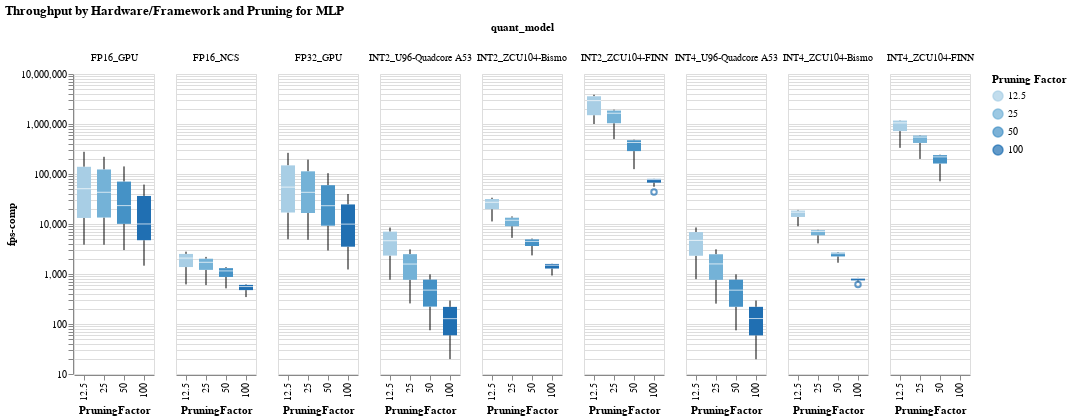

Notebook source saved alongside this figure:
### Code cell
#hide_input
#%run scripts/altair_plots.py  #run the plot script if it wasn't previously run
boxplot(mlp_df, "fps-comp", "Throughput by Hardware/Framework and Pruning for MLP")

### Figure 1 — Vega-Lite specification as saved in the notebook (floating-point values rounded to 4 significant figures; data arrays with more than 128 entries replaced by an {"elided": "..."} marker saying what was removed)
{"config": {"view": {"continuousWidth": 400, "continuousHeight": 300}}, "data": {"name": "data-3d024127f215fb3bd68c1406f0727150"}, "facet": {"column": {"type": "nominal", "field": "quant_model"}}, "spec": {"mark": "boxplot", "encoding": {"color": {"type": "ordinal", "field": "PruningFactor", "title": "Pruning Factor"}, "x": {"type": "ordinal", "field": "PruningFactor"}, "y": {"type": "quantitative", "field": "fps-comp", "scale": {"type": "log"}, "title": "fps-comp"}}, "selection": {"selector009": {"type": "interval", "bind": "scales", "encodings": ["x", "y"]}}}, "title": "Throughput by Hardware/Framework and Pruning for MLP", "$schema": "https://vega.github.io/schema/vega-lite/v4.0.2.json", "datasets": {"data-3d024127f215fb3bd68c1406f0727150": {"elided": "278 records"}}}
